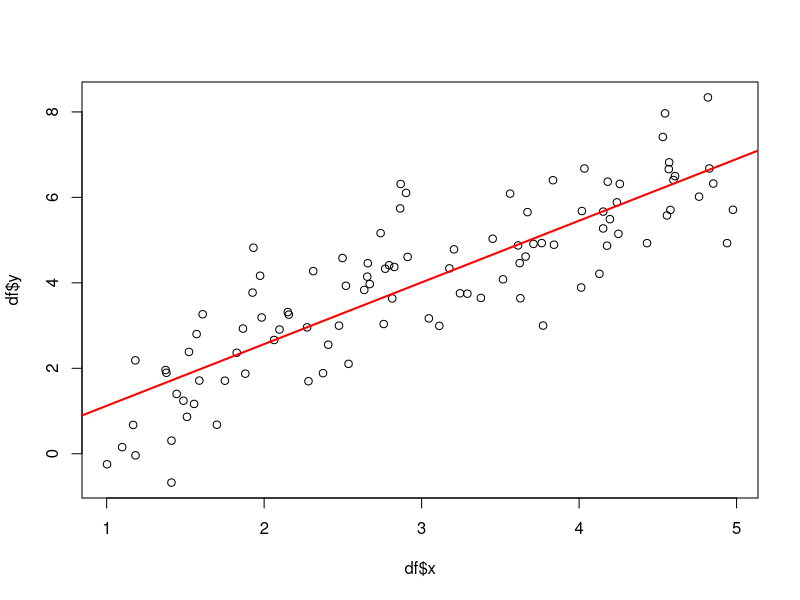
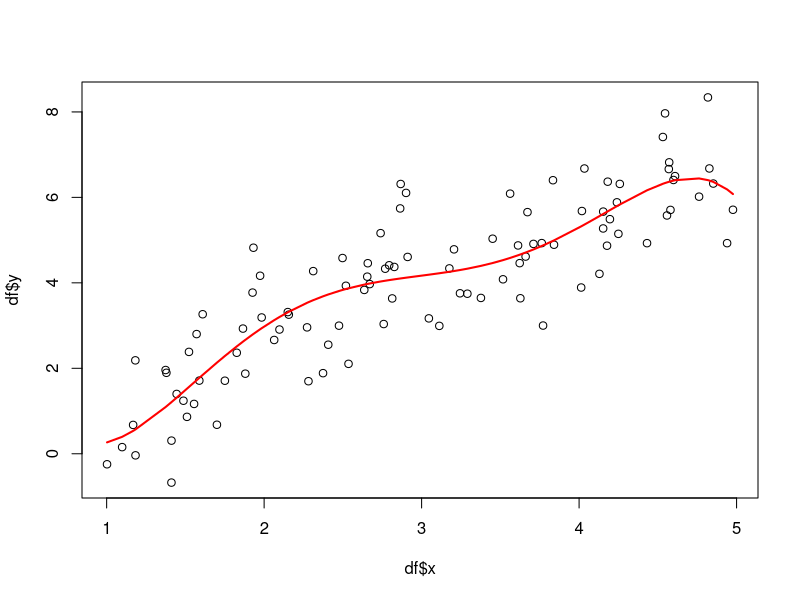

These figures' R source, in order:
## ---- chunk 1
knitr::opts_chunk$set(error=TRUE,        # Keep compiling upon error
                      collapse=TRUE,     # collapse by default
                      echo=TRUE,         # echo code by default
                      comment = "#>",    # change comment character
                      fig.width = 10,     # set figure width
                      out.width = "100%", # set width of displayed images
                      warning=TRUE,      # show R warnings
                      message=FALSE)     # show R messages
## ---- chunk 2
set.seed(123)
gendata = function (x, beta, len) {
  return (beta * log(x) + rnorm(len))
}
x <- runif(100,1,5)
y <- gendata(x, 4, 100)
df = data.frame(x,y)
## ---- chunk 3
lmlinear = lm(y~x, data=df)
fdachlin <- lmlinear$coefficients  %*% c(1,3)
plot(df$x, df$y)
abline(lmlinear, col="red", lwd=2)
## ---- chunk 4
lmpoly <- lm(y~x+I(x^2)+I(x^3)+I(x^4)+I(x^5))
fdachpoly <- lmpoly$coefficients %*% c(1,3,3^2,3^3,3^4,3^5)
plot(df$x, df$y)
pts = predict(lmpoly)
points(df$x[order(x)], pts[order(x)], type="l", col="red", lwd=2)
## ---- chunk 5
y2 <- gendata(3, 4, 1)

quadvolin <- (y2-fdachlin)^2
quadvopol <- (y2-fdachpoly)^2
## ---- chunk 6
alllin <- matrix(NA,nrow=10000,ncol=6)
colnames(alllin) <- c("fdach","y", "quadVor","EBias", "VarFDach","EQuadVor")
allpol <- matrix(NA,nrow=10000,ncol=6)
colnames(allpol) <- c("fdach","y", "quadVor","EBias", "VarFDach","EQuadVor")
for (i in 1:10000){
  x <- runif(100,1,5)
  residuen <- rnorm(100,0,1)
  b <- 4
  y <- b*log(x)+residuen
  lmlinear <- lm(y~x)
  lmpoly <- lm(y~x+I(x^2)+I(x^3)+I(x^4)+I(x^5))
  alllin[i,1] <- lmlinear$coefficients  %*% c(1,3)
  allpol[i,1] <- lmpoly$coefficients %*% c(1,3,3^2,3^3,3^4,3^5)
  
  alllin[i,2] <- b*log(3)+rnorm(1)
  allpol[i,2] <- alllin[i,2]
  
  alllin[i,3] <- (alllin[i,2]-alllin[i,1])^2
  allpol[i,3] <- (allpol[i,2]-allpol[i,1])^2
}
alllin[,4] <- mean(alllin[,1])-4*log(3)
allpol[,4] <- mean(allpol[,1])-4*log(3)
  
alllin[,5] <- var(alllin[,1])
allpol[,5] <- var(allpol[,1])


x3 <- rep(3,10000)
y3 <- gendata(x3, 4, 10000)
alllin[,6] <- mean((y3-alllin[,1])^2)
allpol[,6] <- mean((y3-allpol[,1])^2)
## ---- chunk 7
head(alllin[,4:6],1)
## ---- chunk 8
head(allpol[,4:6],1)
## ---- chunk 9
alllin20 <- matrix(NA,nrow=10000,ncol=6)
colnames(alllin20) <- c("fdach","y", "quadVor","EBias", "VarFDach","EQuadVor")
allpol20 <- matrix(NA,nrow=10000,ncol=6)
colnames(allpol20) <- c("fdach","y", "quadVor","EBias", "VarFDach","EQuadVor")
for (i in 1:10000){
  x <- runif(20,1,5)
  residuen <- rnorm(20,0,1)
  b <- 4
  y <- b*log(x)+residuen
  lmlinear <- lm(y~x)
  lmpoly <- lm(y~x+I(x^2)+I(x^3)+I(x^4)+I(x^5))
  alllin20[i,1] <- lmlinear$coefficients  %*% c(1,3)
  allpol20[i,1] <- lmpoly$coefficients %*% c(1,3,3^2,3^3,3^4,3^5)
  
  alllin20[i,2] <- b*log(3)+rnorm(1)
  allpol20[i,2] <- alllin20[i,2]
  
  alllin20[i,3] <- (alllin20[i,2]-alllin20[i,1])^2
  allpol20[i,3] <- (allpol20[i,2]-allpol20[i,1])^2
}
alllin20[,4] <- mean(alllin20[,1])-4*log(3)
allpol20[,4] <- mean(allpol20[,1])-4*log(3)
  
alllin20[,5] <- var(alllin20[,1])
allpol20[,5] <- var(allpol20[,1])
  
x4 <- rep(3,20)
y4 <- gendata(x4, 4, 20)
alllin20[,6] <- mean((y4-alllin20[,1])^2)
allpol20[,6] <- mean((y4-allpol20[,1])^2)
## ---- chunk 10
head(alllin20[,4:6],1)
head(allpol20[,4:6],1)
## ---- chunk 11
head(alllin[,4:6],1)
head(allpol[,4:6],1)
